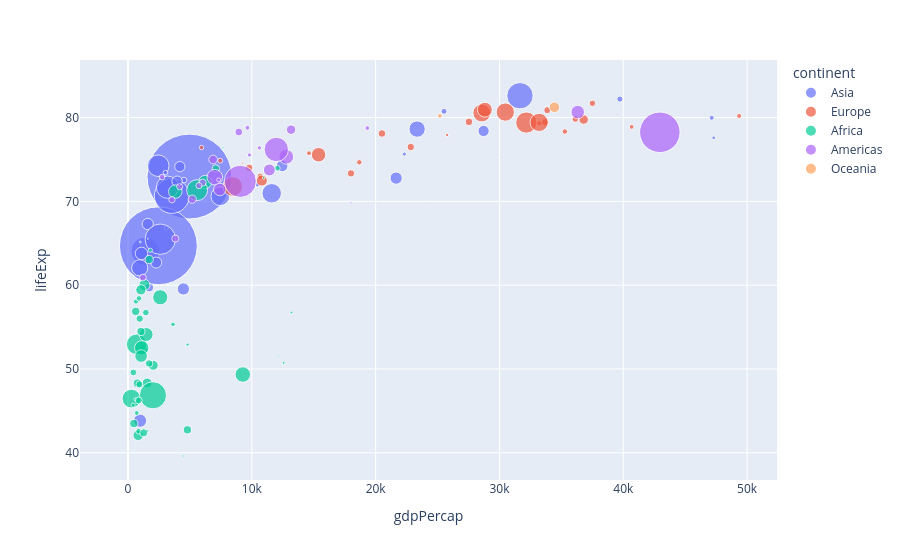

The notebook cell this image was saved under:
### Markdown cell above
# Customize Interactive Bubble Charts

### Code cell
px.scatter(gapminder2007, x='gdpPercap', y='lifeExp', color='continent',
          size='pop', size_max=60)
